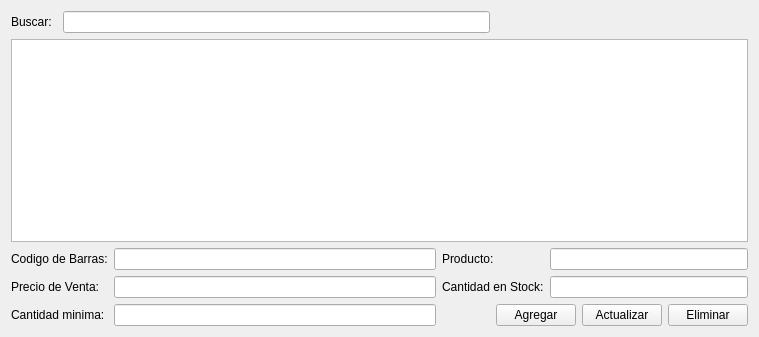
<?xml version="1.0" encoding="UTF-8"?>
<ui version="4.0">
 <class>Form</class>
 <widget class="QWidget" name="Form">
  <property name="geometry">
   <rect>
    <x>0</x>
    <y>0</y>
    <width>759</width>
    <height>337</height>
   </rect>
  </property>
  <property name="windowTitle">
   <string>Control de Stock</string>
  </property>
  <property name="windowIcon">
   <iconset>
    <normaloff>../imagenes/icons8-edit-property-50.png</normaloff>../imagenes/icons8-edit-property-50.png</iconset>
  </property>
  <layout class="QGridLayout" name="gridLayout">
   <item row="0" column="1" colspan="3">
    <widget class="QLineEdit" name="lineEdit"/>
   </item>
   <item row="2" column="5" colspan="3">
    <widget class="QLineEdit" name="lineEdit_3"/>
   </item>
   <item row="2" column="3" colspan="2">
    <widget class="QLabel" name="label_3">
     <property name="text">
      <string>Producto:</string>
     </property>
    </widget>
   </item>
   <item row="4" column="6">
    <widget class="QPushButton" name="pushButton_2">
     <property name="text">
      <string>Actualizar</string>
     </property>
    </widget>
   </item>
   <item row="2" column="0" colspan="2">
    <widget class="QLabel" name="label_2">
     <property name="text">
      <string>Codigo de Barras:</string>
     </property>
    </widget>
   </item>
   <item row="3" column="2">
    <widget class="QLineEdit" name="lineEdit_4"/>
   </item>
   <item row="3" column="5" colspan="3">
    <widget class="QLineEdit" name="lineEdit_5"/>
   </item>
   <item row="2" column="2">
    <widget class="QLineEdit" name="lineEdit_2"/>
   </item>
   <item row="3" column="0" colspan="2">
    <widget class="QLabel" name="label_4">
     <property name="text">
      <string>Precio de Venta:</string>
     </property>
    </widget>
   </item>
   <item row="0" column="0">
    <widget class="QLabel" name="label">
     <property name="text">
      <string>Buscar:</string>
     </property>
    </widget>
   </item>
   <item row="1" column="0" colspan="8">
    <widget class="QTableWidget" name="tableWidget"/>
   </item>
   <item row="4" column="7">
    <widget class="QPushButton" name="pushButton_3">
     <property name="text">
      <string>Eliminar</string>
     </property>
    </widget>
   </item>
   <item row="4" column="2">
    <widget class="QLineEdit" name="lineEdit_6"/>
   </item>
   <item row="3" column="3" colspan="2">
    <widget class="QLabel" name="label_5">
     <property name="text">
      <string>Cantidad en Stock:</string>
     </property>
    </widget>
   </item>
   <item row="4" column="0" colspan="2">
    <widget class="QLabel" name="label_6">
     <property name="text">
      <string>Cantidad minima:</string>
     </property>
    </widget>
   </item>
   <item row="4" column="4" colspan="2">
    <widget class="QPushButton" name="pushButton">
     <property name="text">
      <string>Agregar</string>
     </property>
    </widget>
   </item>
  </layout>
 </widget>
 <resources/>
 <connections/>
</ui>
